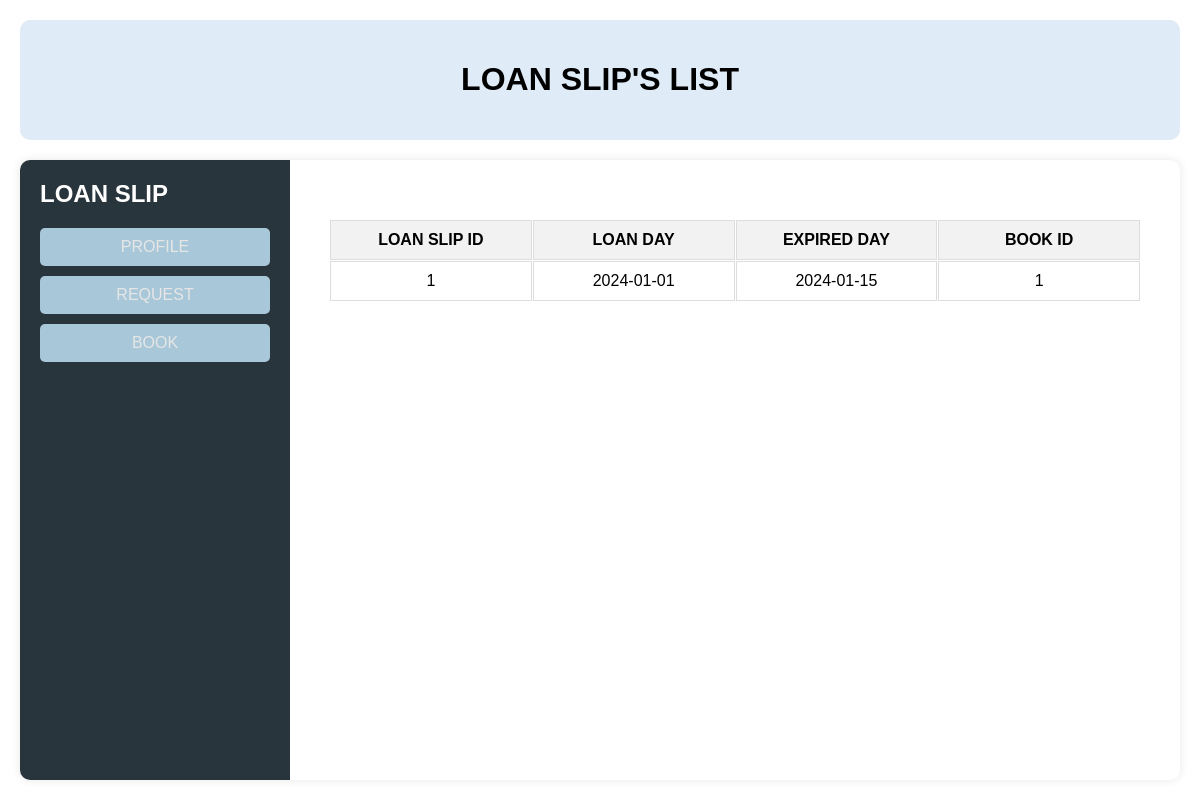
The app's page /loan.php (signed in) with its own data.
### tables this page shows
CREATE TABLE phieumuon (
    idphieumuon SERIAL PRIMARY KEY,
    ngaymuon DATE,
    ngaydenhan DATE,
    idsach INT,
    iddocgia INT
);

### loan.php (the view, shortened to what this page needs)
<?php
			$iddocgia=$_SESSION['f1'];
?>
<html lang="en">
          <head>
          </head>
          <body>
		  <div class="container">
		  <div class="header">
				<h1>LOAN SLIP'S LIST</h1>
			</div>
			<div class="content">
				<div class="sidebar">
					<h2>LOAN SLIP</h2>
					<a href="reader.php">PROFILE</a>
					<a href="request.php">REQUEST</a>
					<a href="book2.php">BOOK</a>
				</div>
				<div class="main">
				<div class="table-container">
        <div class="grid-container">
            <div class="header1">LOAN SLIP ID</div>
            <div class="header1">LOAN DAY</div>
            <div class="header1">EXPIRED DAY</div>
            <div class="header1">BOOK ID</div>
            <?php
include "connect.php";
$limit = 15;
$page = isset($_GET['page']) ? $_GET['page'] : 1;
$start = ($page - 1) * $limit;
$sql = "SELECT * FROM phieumuon WHERE iddocgia=$iddocgia LIMIT $start, $limit";
$result = mysqli_query($conn, $sql);
if ($result) {
    while ($row = mysqli_fetch_assoc($result)) {
        $idphieumuon = $row['idphieumuon'];
        $sql2 = "SELECT * FROM phieumuon WHERE idphieumuon=$idphieumuon";
        $result2 = mysqli_query($conn, $sql2);
        echo "<div>" . $row['idphieumuon'] . "</div>";
        echo "<div>" . $row['ngaymuon'] . "</div>";
        echo "<div>" . $row['ngaydenhan'] . "</div>";
        while ($row2 = mysqli_fetch_assoc($result2)) {
                echo "<div>" . $row2['idsach'] . "</div>";
        }
    }
}
?>
        </div>
    </div>
				</div>
			</div>
		</div>
          </body>
          </html>

### loan.php (style rules this page uses)
body { margin: 0; padding: 0; background: #FFFFFF; font-family: 'Arial', sans-serif; overflow-x: hidden; }
.container { display: flex; flex-direction: column; min-height: 100vh; max-width: 100vw; margin: 0 auto; padding: 20px; box-sizing: border-box; }
.content { flex: 1; display: flex; flex-direction: row; background: #FFFFFF; border-radius: 10px; overflow: hidden; box-shadow: 0 0 10px rgba(0, 0, 0, 0.1); }
.header { text-align: center; padding: 20px; background: #DFEBF6; border-radius: 10px; margin-bottom: 20px; }
.sidebar { width: 270px; background: #29353C; color: #E6E6E6; padding: 20px; box-sizing: border-box; display: flex; flex-direction: column; }
.sidebar h2 { margin-top: 0; margin-bottom: 20px; color: #FFFFFF; }
.sidebar a { text-decoration: none; color: #E6E6E6; display: block; padding: 10px; margin-bottom: 10px; background: #A8C7D8; text-align: center; border-radius: 5px; }
.main { flex: 1; padding: 40px; display: flex; flex-direction: column; }
.grid-container { display: grid; grid-template-columns: repeat(4, 1fr); gap: 1px; width: 100%; margin: 20px auto; }
.grid-container > div { border: 1px solid #ddd; padding: 10px; text-align: center; }
.header1 { background-color: #f2f2f2; font-weight: bold; text-align: center; }
.table-container { position: relative; width: 100%; overflow-x: auto; }

### records on screen
phieumuon: idphieumuon "1", ngaymuon "2024-01-01", ngaydenhan "2024-01-15", idsach "1"
